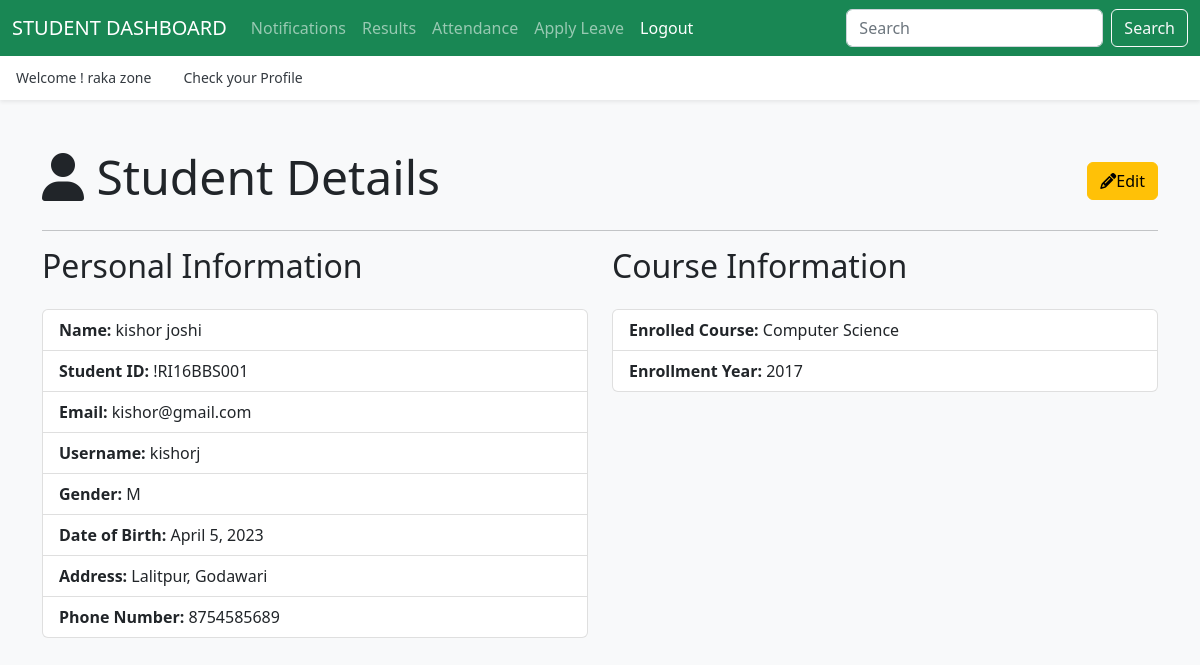
The page /hod/student/view/2/ (signed in) on the database its author committed.
### authentication/models.py (models this page shows, shortened)
class UserProfile(models.Model):
    user = models.OneToOneField(User, on_delete=models.CASCADE)
    usertype = models.CharField(max_length=50)

### app_hod/models.py (models this page shows, shortened)
class Student(models.Model):
    user = models.OneToOneField(UserProfile, on_delete=models.CASCADE)
    student_id = models.CharField(max_length=20, unique=True)
    gender = models.CharField(max_length=1, choices=[('M', 'Male'), ('F', 'Female')])
    dob = models.DateField()
    address = models.TextField()
    phone_number = models.CharField(max_length=20)
    course = models.ForeignKey(Course,on_delete=models.DO_NOTHING)
    enrollment_year = models.CharField(max_length=100, default=None)
    created_at = models.DateTimeField(auto_now_add=True)
    updated_at = models.DateTimeField(auto_now=True)

class Course(models.Model):
    name = models.CharField(max_length=100)
    created_at = models.DateTimeField(auto_now_add=True)
    updated_at = models.DateTimeField(auto_now=True)
    def __str__(self):
        return self.name

### app_hod/views.py (the view)
# urls.py: path('student/view/<int:id>/', views.student_view, name='view-student'),
@login_required(login_url='/login/')
def student_view(request, id):
    student = Student.objects.get(id=id)
    context = {"data": student}
    return render(request, 'hod/student_view.html', context)

### templates/hod/student_view.html (shortened to what this page needs)
{% extends "layouts/master.html" %}
{% block content %}
<div class="container my-5">
    <div class="d-flex justify-content-between align-items-center">
        <h1 class="display-5 mb-2"><i class="fas fa-user"></i> Student Details</h1>
        <a href="{% url 'edit-student' data.id %}" class="btn btn-warning"><i class="fas fa-pencil-alt"></i>Edit</a>
    </div>
    <hr>
    <div class="row">
        <div class="col-md-6">
            <h2 class="mb-4">Personal Information</h2>
            <ul class="list-group">
                <li class="list-group-item"><strong>Name:</strong> {{ data.user.user.first_name }} {{ data.user.user.last_name }}</li>
                <li class="list-group-item"><strong>Student ID:</strong> {{ data.student_id }}</li>
                <li class="list-group-item"><strong>Email:</strong> {{ data.user.user.email }}</li>
                <li class="list-group-item"><strong>Username:</strong> {{ data.user.user.username }}</li>
                <li class="list-group-item"><strong>Gender:</strong> {{ data.gender }}</li>
                <li class="list-group-item"><strong>Date of Birth:</strong> {{ data.dob }}</li>
                <li class="list-group-item"><strong>Address:</strong> {{ data.address }}</li>
                <li class="list-group-item"><strong>Phone Number:</strong> {{ data.phone_number }}</li>
            </ul>
        </div>
        <div class="col-md-6">
            <h2 class="mb-4">Course Information</h2>
            <ul class="list-group">
                <li class="list-group-item"><strong>Enrolled Course:</strong> {{ data.course }}</li>
                <li class="list-group-item"><strong>Enrollment Year:</strong> {{ data.enrollment_year }}</li>
            </ul>
        </div>
    </div>
</div>
{% endblock content %}

### templates/layouts/master.html (shortened to what this page needs)
{% load static %}
<!doctype html>
<html lang="en">
<head>
  <link rel="stylesheet" href="https://cdnjs.cloudflare.com/ajax/libs/font-awesome/6.4.0/css/all.min.css">
  <link href="https://cdn.jsdelivr.net/npm/bootstrap@5.2.3/dist/css/bootstrap.min.css" rel="stylesheet">
  <link href="{% static 'css/offcanvas.css' %}" rel="stylesheet">
</head>
<body class="bg-light">
  {% if user.userprofile.usertype == 'hod' %}
  <nav class="navbar navbar-expand-lg fixed-top navbar-dark bg-success" aria-label="Main navigation">
    <div class="container-fluid">
      <a class="navbar-brand" href="{% url 'hodpage' %}" style="text-transform:uppercase;">{{ user.userprofile.usertype }} Dashboard</a>
      <button class="navbar-toggler p-0 border-0" type="button" id="navbarSideCollapse" aria-label="Toggle navigation">
        <span class="navbar-toggler-icon"></span>
      </button>
      <div class="navbar-collapse offcanvas-collapse" id="navbarsExampleDefault">
        <ul class="navbar-nav me-auto mb-2 mb-lg-0">
          <li class="nav-item dropdown">
            <a class="nav-link dropdown-toggle" href="#" id="dropdown06" data-bs-toggle="dropdown" aria-expanded="false">Leave</a>
            <ul class="dropdown-menu" aria-labelledby="dropdown06">
              <li><a class="dropdown-item" href="{% url 'leave-student' %}">Student Leave</a></li>
              <li><a class="dropdown-item" href="{% url 'leave-staff' %}">Staff Leave</a></li>
            </ul>
          </li>
          <li class="nav-item dropdown">
            <a class="nav-link dropdown-toggle" href="#" id="dropdown00" data-bs-toggle="dropdown" aria-expanded="false">Notification</a>
            <ul class="dropdown-menu" aria-labelledby="dropdown00">
              <li><a class="dropdown-item" href="{% url 'send-studentnotification' %}">Student Notification</a></li>
              <li><a class="dropdown-item" href="{% url 'send-staffnotification' %}">Staff Notification</a></li>
            </ul>
          </li>
          <li class="nav-item dropdown">
            <a class="nav-link dropdown-toggle" href="#" id="dropdown01" data-bs-toggle="dropdown" aria-expanded="false">Course</a>
            <ul class="dropdown-menu" aria-labelledby="dropdown01">
              <li><a class="dropdown-item" href="{% url 'add-course' %}">Add Course</a></li>
              <li><a class="dropdown-item" href="{% url 'list-course' %}">View Course</a></li>
            </ul>
          </li>
          <li class="nav-item dropdown">
            <a class="nav-link dropdown-toggle" href="#" id="dropdown02" data-bs-toggle="dropdown" aria-expanded="false">Student</a>
            <ul class="dropdown-menu" aria-labelledby="dropdown02">
              <li><a class="dropdown-item" href="{% url 'add-student' %}">Add Student</a></li>
              <li><a class="dropdown-item" href="{% url 'list-student' %}">View Student</a></li>
            </ul>
          </li>
          <li class="nav-item dropdown">
            <a class="nav-link dropdown-toggle" href="#" id="dropdown03" data-bs-toggle="dropdown" aria-expanded="false">Staff</a>
            <ul class="dropdown-menu" aria-labelledby="dropdown03">
              <li><a class="dropdown-item" href="{% url 'add-staff' %}">Add Staff</a></li>
              <li><a class="dropdown-item" href="{% url 'list-staff' %}">View Staff</a></li>
            </ul>
          </li>
          <li class="nav-item dropdown">
            <a class="nav-link dropdown-toggle" href="#" id="dropdown04" data-bs-toggle="dropdown" aria-expanded="false">Subject</a>
            <ul class="dropdown-menu" aria-labelledby="dropdown04">
              <li><a class="dropdown-item" href="{% url 'add-subject' %}">Add Subject</a></li>
              <li><a class="dropdown-item" href="{% url 'list-subject' %}">View Subject</a></li>
            </ul>
          </li>
          <li class="nav-item">
            <a class="nav-link active" aria-current="page" href="{% url 'hod-attendance' %}">Attendance</a>
          </li>
          <li class="nav-item">
            <a class="nav-link" href="{% url 'hod-result' %}">Results</a>
          </li>
          <li class="nav-item">
            <a class="nav-link active" aria-current="page" href="{% url 'logout' %}">Logout</a>
          </li>
        </ul>
      </div>
    </div>
  </nav>
  {% elif user.userprofile.usertype == 'student' %}
  <nav class="navbar navbar-expand-lg fixed-top navbar-dark bg-success" aria-label="Main navigation">
    <div class="container-fluid">
      <a class="navbar-brand" href="{% url 'studentpage' %}" style="text-transform:uppercase;">{{ user.userprofile.usertype }} Dashboard</a>
      <div class="navbar-collapse offcanvas-collapse" id="navbarsExampleDefault">
        <ul class="navbar-nav me-auto mb-2 mb-lg-0">
          <li class="nav-item">
            <a class="nav-link" href="{% url 'student-notification' %}">Notifications</a>
          </li>
          <li class="nav-item">
            <a class="nav-link" href="{% url 'student-result' %}">Results</a>
          </li>
          <li class="nav-item">
            <a class="nav-link" href="{% url 'student-attendance' %}">Attendance</a>
          </li>
          <li class="nav-item">
            <a class="nav-link" href="{% url 'student-applyleave' %}">Apply Leave</a>
          </li>
          <li class="nav-item">
            <a class="nav-link active" aria-current="page" href="{% url 'logout' %}">Logout</a>
          </li>
        </ul>
        <form class="d-flex">
          <input class="form-control me-2" type="search" placeholder="Search" aria-label="Search">
          <button class="btn btn-outline-light" type="submit">Search</button>
        </form>
      </div>
    </div>
  </nav>
  {% endif %}
  <div class="nav-scroller bg-body shadow-sm">
    <nav class="nav nav-underline" aria-label="Secondary navigation">
      <p class="nav-link active" aria-current="page">Welcome ! {{ user.first_name }} {{ user.last_name }}</p>
      <a class="nav-link active" aria-current="page"
      {% if user.userprofile.usertype == 'hod' %}
      href=" {% url 'hodprofile' %}"
      {% elif user.userprofile.usertype == 'staff' %}
      href=" {% url 'staffprofile' %}"
      {% elif user.userprofile.usertype == 'student' %}
      href=" {% url 'studentprofile' %}"
      {% endif %}>Check your Profile</a>
    </nav>
  </div>
  {% block content %}
  {% endblock %}
</body>
</html>

### static/css/offcanvas.css (style rules this page uses)
html, body { overflow-x: hidden; }
body { padding-top: 56px; }
.nav-scroller { position: relative; z-index: 2; height: 2.75rem; overflow-y: hidden; }
.nav-scroller .nav { display: flex; flex-wrap: nowrap; padding-bottom: 1rem; margin-top: -1px; overflow-x: auto; color: rgba(255, 255, 255, .75); text-align: center; white-space: nowrap; -webkit-overflow-scrolling: touch; }
.nav-underline .nav-link { padding-top: .75rem; padding-bottom: .75rem; font-size: .875rem; color: #6c757d; }
.nav-underline .active { font-weight: 500; color: #343a40; }

### rows shown on the page
Student: user.user.first_name "kishor", user.user.last_name "joshi", student_id "!RI16BBS001", user.user.email "kishor@gmail.com", user.user.username "kishorj", gender "M", dob "April 5, 2023", address "Lalitpur, Godawari", phone_number "8754585689", course "Computer Science", enrollment_year "2017"

### other values the page prints
{{ user.userprofile.usertype }} "STUDENT"
{{ user.first_name }} "raka"
{{ user.last_name }} "zone"
